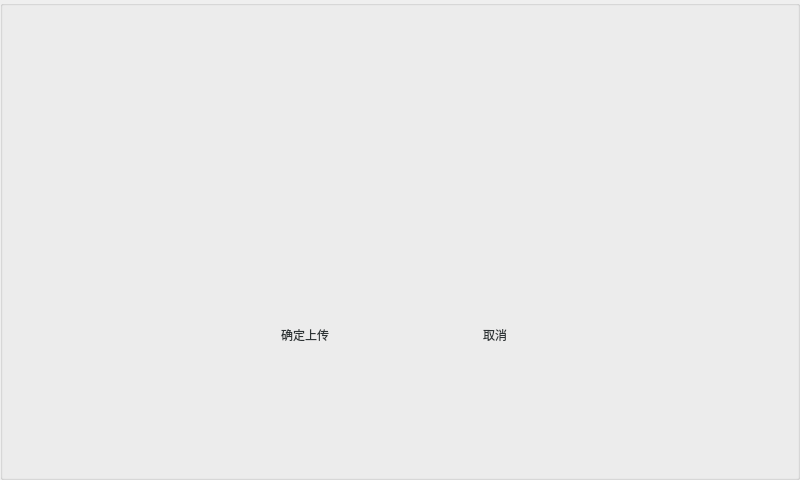
   <widget class="QGroupBox" name="groupBox_flowBg">
    <property name="geometry">
     <rect>
      <x>0</x>
      <y>0</y>
      <width>800</width>
      <height>480</height>
     </rect>
    </property>
    <property name="styleSheet">
     <string notr="true">QGroupBox#groupBox_flowBg{background-color: rgba(0, 0, 0, 1);border:none}
</string>
    </property>
    <property name="title">
     <string/>
    </property>
    <widget class="QLabel" name="label_process">
     <property name="geometry">
      <rect>
       <x>50</x>
       <y>170</y>
       <width>700</width>
       <height>60</height>
      </rect>
     </property>
     <property name="styleSheet">
      <string notr="true">font: 500 20pt &quot;Ubuntu&quot;;
color: rgb(255, 255, 255);</string>
     </property>
     <property name="text">
      <string/>
     </property>
     <property name="alignment">
      <set>Qt::AlignCenter</set>
     </property>
    </widget>
    <widget class="QLabel" name="label_tips_process">
     <property name="geometry">
      <rect>
       <x>250</x>
       <y>250</y>
       <width>300</width>
       <height>20</height>
      </rect>
     </property>
     <property name="styleSheet">
      <string notr="true">color: rgb(255, 255, 255);
font:500 13pt &quot;Ubuntu&quot;;
display:none;</string>
     </property>
     <property name="text">
      <string/>
     </property>
     <property name="alignment">
      <set>Qt::AlignCenter</set>
     </property>
    </widget>
    <widget class="QPushButton" name="pushButton_confirm_cancel">
     <property name="geometry">
      <rect>
       <x>420</x>
       <y>310</y>
       <width>150</width>
       <height>50</height>
      </rect>
     </property>
     <property name="focusPolicy">
      <enum>Qt::NoFocus</enum>
     </property>
     <property name="styleSheet">
      <string notr="true">QPushButton{border:none;background-image: url(:/images/btnBg.gif);font: 400 14pt &quot;Ubuntu&quot;;color: rgb(46, 52, 54);} 
QPushButton:pressed{border:none;background-image: url(:/images/btnBg_down.gif);} 
</string>
     </property>
     <property name="text">
      <string>取消</string>
     </property>
    </widget>
    <widget class="QPushButton" name="pushButton_confirm_upload">
     <property name="geometry">
      <rect>
       <x>230</x>
       <y>310</y>
       <width>150</width>
       <height>50</height>
      </rect>
     </property>
     <property name="focusPolicy">
      <enum>Qt::NoFocus</enum>
     </property>
     <property name="styleSheet">
      <string notr="true">QPushButton{border:none;background-image: url(:/images/btnBg.gif);font: 400 14pt &quot;Ubuntu&quot;;color: rgb(46, 52, 54);} 
QPushButton:pressed{border:none;background-image: url(:/images/btnBg_down.gif);} 
</string>
     </property>
     <property name="text">
      <string>确定上传</string>
     </property>
    </widget>
   </widget>
